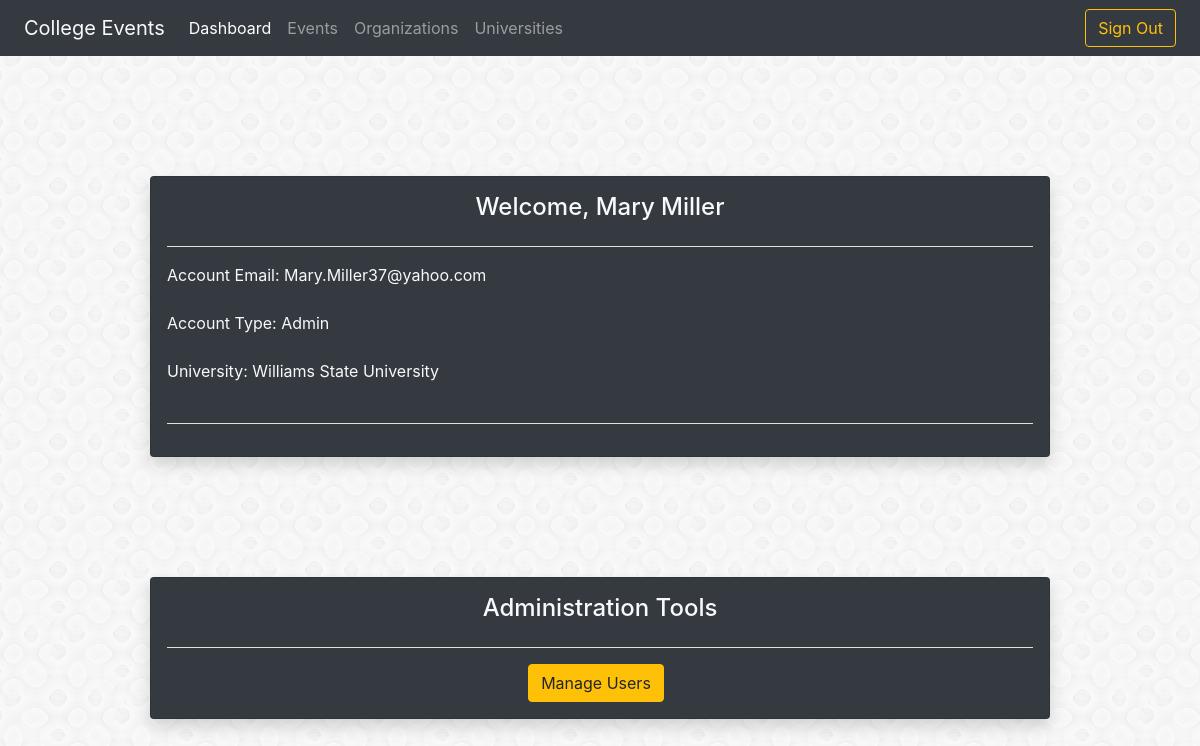
/source/web/dashboard.php (signed in), run on the app's committed database.
### tables this page shows
CREATE TABLE users (
    id INT AUTO_INCREMENT,
    first_name VARCHAR(50),
    last_name VARCHAR(50),
    password VARCHAR(20),
    email VARCHAR(200),
    university_id INT,
    permission_level INT,
    PRIMARY KEY (id),
    FOREIGN KEY (university_id)
    REFERENCES universities(id)
);

CREATE TABLE universities (
    id INT AUTO_INCREMENT,
    name VARCHAR(200),
    address VARCHAR(300),
    description VARCHAR(1000),
    student_count INT,
    PRIMARY KEY (id)
);

### source/web/dashboard.php (the view, shortened to what this page needs)
<!DOCTYPE html>
<html lang="en">
<head>
    <link rel="stylesheet" href="https://stackpath.bootstrapcdn.com/bootstrap/4.1.3/css/bootstrap.min.css"
>
</head>
<body style="background: url('background.png')">
<nav class="navbar navbar-dark navbar-expand-lg bg-dark">
    <a class="navbar-brand">
        <span class="ml-2 text-light" style="display: inline-block;">College Events</span>
    </a>
    <div class="collapse navbar-collapse" id="navbarNav">
        <ul class="navbar-nav">
            <li class="nav-item active">
                <a class="nav-link" href="dashboard.html">Dashboard </a>
            </li>
            <li class="nav-item">
                <a class="nav-link" href="events.php">Events</a>
            </li>
            <li class="nav-item">
                <a class="nav-link" href="organizations.php">Organizations</a>
            </li>
            <li class="nav-item">
                <a class="nav-link" href="universities.php">Universities</a>
            </li>
        </ul>
    </div>
    <form class="form-inline">
        <a href="logout.php">
            <button class="btn btn-outline-warning mr-2 my-sm-0" type="button">Sign Out</button>
        </a>
    </form>
</nav>
<div class="container-fluid">
    <form id="accountCard">
        <div class="row">
            <div class="card w-75 mx-auto container-fluid p-3 bg-dark shadow" style="margin-top: 10%;">
 <?php
    include('database.inc.php');
    $sql = "SELECT * FROM `users` where users.id = '$_SESSION[id]'";
    $University = "SELECT name FROM universities where universities.id = '$_SESSION[univ]'";
    if($query = $conn->prepare($sql))
    {
        $query->execute();
        $entry = $query->fetch(PDO::FETCH_ASSOC);
    }
    if($query2 = $conn->prepare($University))
    {
        $query2->execute();
        $University = $query2->fetch(PDO::FETCH_ASSOC);
    }
    if($entry){
        if(($_SESSION['perm']) == 0){
                    $level = "General User";
                }
                else if($_SESSION['perm'] == 1){
                    $level = "Admin";
                }
                else{
                    $level = "Super Admin";
                }
        echo "
            <span class=\"mx-auto text-light\"><h4>Welcome, $entry[first_name] $entry[last_name]</h4></span>
            <hr class=\"bg-light\">
                <div class=\"form-group\">
                    <label for=\"accountEmail\" class=\"text-light\">Account Email: </label>
                    <label for=\"accountEmail\" class=\"text-light\">$entry[email]</label>
                    <span id=\"accountEmail\" class=\"text-light\"></span>
                </div>
                <div class=\"form-group\">
                    <label for=\"accountType\" class=\"text-light\">Account Type: </label>
                    <label for=\"accountType\" class=\"text-light\">$level</label>
                    <span id=\"accountType\" class=\"text-light\"></span>
                </div>
                <div class=\"form-group\">
                    <label for=\"accountUni\" class=\"text-light\">University: </label>
                    <label for=\"accountUni\" class=\"text-light\">$University[name]</label>
                    <span id=\"accountUni\" class=\"text-light\"></span>
                </div>
            <hr class=\"bg-light\">";
    }
?>
            </div>
        </div>
    </form>
</div>
<?php
    if($_SESSION['perm'] == 1 || $_SESSION['perm'] == 2)
    {
        echo "
            <div class=\"container-fluid\">
            <form id=\"accountCard\">
                <div class=\"row\">
                    <div class=\"card w-75 mx-auto container-fluid p-3 bg-dark shadow\" style=\"margin-top: 10%; width: 100%\">
                        <span class=\"mx-auto text-light\"><h4>Administration Tools</h4></span>
                        <hr class=\"bg-light\">
                        <div class=\"form-row mx-auto\">
                            <div>
                                <a href=\"users.php\">
                                    <button type=\"button\" class=\"btn btn-warning mr-2 my-sm-0\">Manage Users</button>
                                </a>
                            </div>
                            <hr class=\"bg-light\">
                        </div>
                    </div>
                </form>
            </div>
        ";
    }
?>
</body>
</html>

### data on the page
users: first_name "Mary", last_name "Miller", email "Mary.Miller37@yahoo.com"
universities: name "Williams State University"

### other printed values
$level "Admin"
